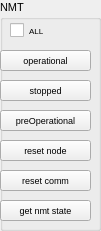
   <widget class="QGroupBox" name="groupBox_nmt">
    <property name="geometry">
     <rect>
      <x>390</x>
      <y>20</y>
      <width>101</width>
      <height>231</height>
     </rect>
    </property>
    <property name="font">
     <font>
      <family>Arial</family>
      <pointsize>8</pointsize>
     </font>
    </property>
    <property name="title">
     <string>NMT</string>
    </property>
    <widget class="QPushButton" name="pushButton_nmt_enterOperational">
     <property name="geometry">
      <rect>
       <x>0</x>
       <y>50</y>
       <width>91</width>
       <height>21</height>
      </rect>
     </property>
     <property name="font">
      <font>
       <family>Arial</family>
       <pointsize>7</pointsize>
      </font>
     </property>
     <property name="text">
      <string>operational</string>
     </property>
    </widget>
    <widget class="QPushButton" name="pushButton_nmt_enterStopped">
     <property name="geometry">
      <rect>
       <x>0</x>
       <y>80</y>
       <width>91</width>
       <height>21</height>
      </rect>
     </property>
     <property name="font">
      <font>
       <family>Arial</family>
       <pointsize>7</pointsize>
      </font>
     </property>
     <property name="text">
      <string>stopped</string>
     </property>
    </widget>
    <widget class="QPushButton" name="pushButton_nmt_enterPreoperational">
     <property name="geometry">
      <rect>
       <x>0</x>
       <y>110</y>
       <width>91</width>
       <height>21</height>
      </rect>
     </property>
     <property name="font">
      <font>
       <family>Arial</family>
       <pointsize>7</pointsize>
      </font>
     </property>
     <property name="text">
      <string>preOperational</string>
     </property>
    </widget>
    <widget class="QPushButton" name="pushButton_nmt_resetNode">
     <property name="geometry">
      <rect>
       <x>0</x>
       <y>140</y>
       <width>91</width>
       <height>21</height>
      </rect>
     </property>
     <property name="font">
      <font>
       <family>Arial</family>
       <pointsize>7</pointsize>
      </font>
     </property>
     <property name="text">
      <string>reset node</string>
     </property>
    </widget>
    <widget class="QPushButton" name="pushButton_nmt_resetCommunication">
     <property name="geometry">
      <rect>
       <x>0</x>
       <y>170</y>
       <width>91</width>
       <height>21</height>
      </rect>
     </property>
     <property name="font">
      <font>
       <family>Arial</family>
       <pointsize>7</pointsize>
      </font>
     </property>
     <property name="text">
      <string>reset comm</string>
     </property>
    </widget>
    <widget class="QPushButton" name="pushButton_nmt_getNmtState">
     <property name="geometry">
      <rect>
       <x>0</x>
       <y>200</y>
       <width>91</width>
       <height>21</height>
      </rect>
     </property>
     <property name="font">
      <font>
       <family>Arial</family>
       <pointsize>7</pointsize>
      </font>
     </property>
     <property name="text">
      <string>get nmt state</string>
     </property>
    </widget>
    <widget class="QCheckBox" name="checkBox_nmt_all">
     <property name="geometry">
      <rect>
       <x>10</x>
       <y>20</y>
       <width>61</width>
       <height>21</height>
      </rect>
     </property>
     <property name="font">
      <font>
       <family>Arial</family>
       <pointsize>6</pointsize>
      </font>
     </property>
     <property name="text">
      <string>ALL</string>
     </property>
    </widget>
   </widget>
